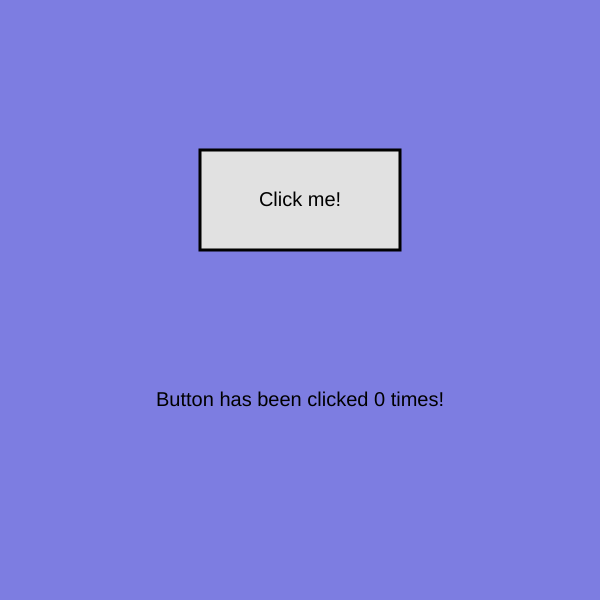
Frame 1 (no input)
Frame 60 (no input): identical to frame 1, image omitted
Frame 120 (the mouse pressed at the canvas centre since frame 60): identical to frame 1, image omitted

The p5.js sketch that drew this single still picture (run headless with seeded random() and noise() and a simulated clock; from frame 60 on, the mouse is pressed at the canvas centre):

// p5.js sketch
// ── sketch.js
/**
 * A class representing a UI button.
 */
class Button {
    x;
    y;
    w;
    h;
    label;
    /**
     * Creates a new Button.
     * @param {number} x The x coordinate of the button (CORNER mode).
     * @param {number} y The y coordinate of the button (CORNER mode).
     * @param {number} w The w of the button.
     * @param {number} h The h of the button.
     * @param {string} label The text to display on the button.
     */
    constructor(x, y, w, h, label) {
        this.x = x;
        this.y = y;
        this.w = w;
        this.h = h;
        this.label = label;
    }

    /**
     * Draws the button at its specified location and dimensions. Also 
     * displays the label on the button. If the mouse is over the button, 
     * the button's fill colour will be blue (0, 0, 255). Otherwise, it 
     * will be black.
     */
    draw() {   
        rectMode(CENTER);
        strokeWeight(3);
        if(this.#mouseIsOver() === true){
            fill(216, 191, 216)
        }
        else{
            fill(225)
        }
        
        rect(this.x, this.y, this.w, this.h);
        fill(0);
        textSize(20);
        textAlign(CENTER, CENTER);
        text(this.label, this.x, this.y)
        
    }

    /**
     * A private method that checks if the mouse is over the button. 
     * @returns {boolean} True if the mouse is over the button, false otherwise.
     */
    #mouseIsOver() {
        if( mouseX >= this.x - this.w / 2 &&
            mouseX <= this.x + this.w / 2&&
            mouseY >= this.y - this.h / 2&&
            mouseY <= this.y + this.h / 2

        ) {return true}
        else{
            return false
        }  
    }

    /**
     * Checks if button is clicked--the mouse is over the button and the mouse 
     * is currently pressed.
     * @returns {boolean} True if the button is clicked, false otherwise.
     */
    clicked() {
        if(wasMousePressed && (this.#mouseIsOver() === true)){
            counter ++
            console.log(counter);
            wasMousePressed = false; //reset after fire
        }
    }
}

let counter = 0;
let wasMousePressed = false;

function setup(){
    createCanvas(600, 600);

}

let mouseClicked;
function draw(){
    background(125, 125, 225);
    let button = new Button(300, 200, 200, 100, "Click me!");
    button.draw();
    button.clicked();
    textSize(20);
    fill(0);
    text(`Button has been clicked ${counter} times!`, 300, 400);
}

function mousePressed(){
    wasMousePressed = true; // change was mouse pressed to true when clicked
    // ensures that mouseIsPressed doesn't continuously fire.
}

function mouseReleased(){
    wasMousePressed = false; // reset once mouse is released
}
